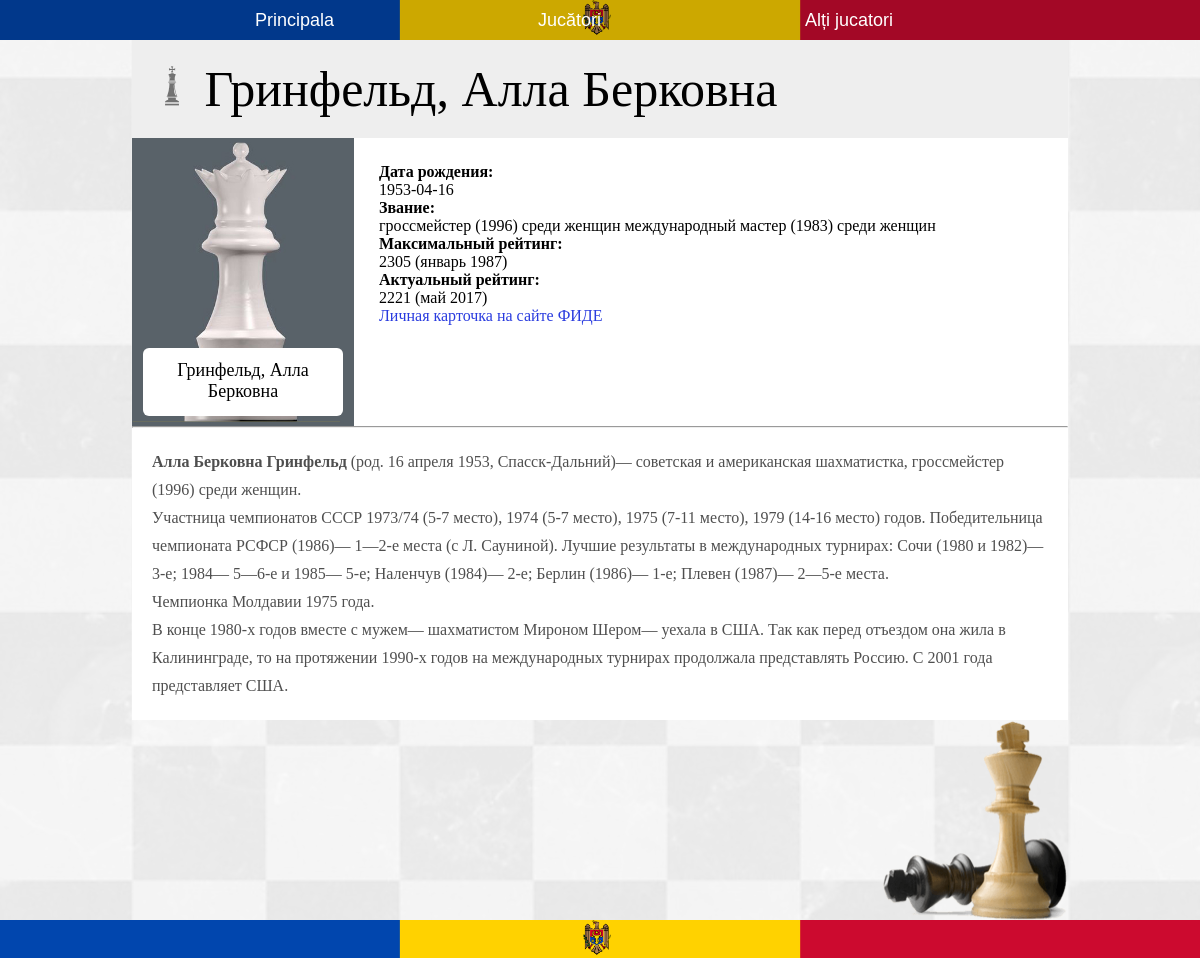
Page /player/Гринфельд, Алла Берковна on the committed database.
### myproject/models.py (models this page shows, shortened)
class Sahisti(db.Model):
    __tablename__ = 'sahisti'
    name = db.Column(db.String, unique=True, nullable=False)
    sex = db.Column(db.String)
    dob = db.Column(db.String)
    place_dob = db.Column(db.String)
    title = db.Column(db.String)
    max_rating = db.Column(db.String)
    actual_rating = db.Column(db.String)
    fide_link = db.Column(db.String)
    id = db.Column(db.Integer, primary_key=True)
    have_img = db.Column(db.Boolean)

class ContentSahisti(db.Model):
    __tablename__ = 'content_sah'
    name = db.Column(db.String, unique=True, nullable=False)
    main = db.Column(db.String)
    biography = db.Column(db.String)
    family = db.Column(db.String)
    sport_carrier = db.Column(db.String)
    personal_life = db.Column(db.String)
    id = db.Column(db.Integer, primary_key=True)

### myproject/sahisti/views.py (the view)
@sah.route('/player/<name>')
def player(name):
    sahist_content = ContentSahisti.query.filter_by(name=name).first()
    sahist = Sahisti.query.filter_by(name=name).first()
    return render_template('player.html', sahist=sahist, sahist_content=sahist_content)

### myproject/templates/player.html (shortened to what this page needs)
{% extends 'base.html' %}
{% block content %}
<div class="container-jucatori">
  <div class="second-continer-jucatori grey">
    <h1 class="section-title">
      <img class='chess-figure chess-figure-big' src="{{url_for('static', filename='img/icons/rege.png')}}" alt="">
      {{sahist.name}}
    </h1>
    <section>
      <div class="card big-card section-card">
        <div class="frame big-frame">
          {% if sahist.have_img == True %}
          <img src="{{url_for('static', filename='img/sahisti/' + sahist.name + '.jpg' )}}" alt="photo" class="photo">
          {% else %}
          {% if sahist.sex == 'Male' %}
          <img src="{{url_for('static', filename='img/sahisti/king_for_photo.jpg')}}" alt="male" class="photo">
          {% else %}
          <img src="{{url_for('static', filename='img/sahisti/queen_for_photo.jpg')}}" alt="female" class="photo">
          {% endif %}
          {% endif %}
          <a href="#" class="name">{{sahist.name}}</a>
        </div>
        <div class="details big-details">
          {% if sahist.dob %}
          <div class="date">
            <span class="bold">Дата рождения:</span><br>
              {{sahist.dob}}
          </div>
          {% endif %}
          {% if sahist.title %}
          <div class="m-title">
            <span class="bold">Звание:</span><br>
              {{sahist.title}}
          </div>
          {% endif %}
          {% if sahist.max_rating %}
          <div class="max-raiting">
            <span class="bold">Максимальный рейтинг:</span><br>
              {{sahist.max_rating}}
          </div>
          {% endif %}
          {% if sahist.actual_rating %}
          <div class="actual-raiting">
            <span class="bold">Актуальный рейтинг:</span><br>
              {{sahist.actual_rating}}
          </div>
          {% endif %}
          {% if sahist.fide_link %}
          <a href="{{sahist.fide_link}}" class="fide_link">Личная карточка на сайте ФИДЕ</a>
          {% endif %}
        </div>
      </div>
    </section>
    <section>
      <hr>
      <div class="section-content">
        {{sahist_content.main | safe }}
      </div>
    </section>
  </div>
  <div class="corner-img">
    <img src="{{url_for('static', filename='img/corner-img.png')}}" alt="chess">
  </div>
</div>
{% endblock %}

### myproject/static/main.css (style rules this page uses)
* { padding: 0; margin: 0; box-sizing: border-box; }
img { display: block; }
body { width: 100%; }
.board { position: relative; z-index: 1; }
.board:after { content: ""; position: absolute; top: 0; left: 0; width: 100%; min-height: 100vh; height: 100%; opacity: .1; z-index: -1; background: url('img/board.jpg') center center; background-size: cover; }
.container-jucatori { position: relative; min-height: calc(100vh - 70px); width: 78%; margin: 0 auto; padding-bottom: 200px; }
.second-continer-jucatori { display: flex; justify-content: space-between; flex-wrap: wrap; }
h1 { font-family: Tenor Sans; font-size: 40px; font-style: normal; font-weight: 400; padding: 20px; }
.card { background: #fff; overflow: hidden; filter: drop-shadow(5px 5px 3px rgba(0, 0, 0, 0.3)); margin-bottom: 20px; }
.frame { position: relative; width: 18.5vw; height: 24vw; overflow: hidden; }
.frame img { position: absolute; width: 100%; height: 100%; object-fit: cover; }
.details { display: none; }
.name { position: absolute; bottom: 10px; border-radius: 6px; background-color: #fff; width: 90%; margin: 0 5%; padding: 12px 8px 14px; text-decoration: none; color: #000; font-family: Tenor Sans; font-size: 18px; text-align: center; }
.big-card { width: 100%; display: flex; }
.big-details { display: block; padding: 25px; }
.big-frame { overflow: hidden; }
.bold { font-weight: 700; }
.fide_link { color: #2a3cdf; text-decoration: none; }
.corner-img { position: absolute; bottom: 0; right: 0; }
.corner-img img { max-height: 200px; }
section { width: 100%; }
.section-title { font-family: Tenor Sans; font-style: normal; font-weight: 400; }
h1.section-title { font-size: 50px; }
.chess-figure { display: inline-block; width: 30px; height: 30px; margin: 3px 0px 0; }
.chess-figure-big { width: 40px; height: 40px; }
.grey { background-color: #EEE; }
.section-card { width: 100%; margin: 0; font-size: 16px; filter: drop-shadow(0px 0px 0px rgba(0, 0, 0, 0)); }
.section-content { background-color: #fff; color: #4F4F4F; font-family: Tenor Sans; font-size: 16px; font-style: normal; font-weight: 400; line-height: 28px; letter-spacing: 0em; text-align: left; padding: 20px; }
hr { color: #000; }

### rows in the picture
Sahisti: name "Гринфельд, Алла Берковна", dob "1953-04-16", title "гроссмейстер (1996) среди женщин международный мастер (1983) среди женщин", max_rating "2305 (январь 1987)", actual_rating "2221 (май 2017)"
ContentSahisti: main "Алла Берковна Гринфельд (род. 16 апреля 1953, Спасск-Дальний)— советская и американская шахматистка, гроссмейстер (1996) среди женщин. Участница чемпионатов СССР 1973/74 (5-7 место), 1974 (5-7 место), 1975 (7-11 место), 1979 (14-16 место) годов. Победительница чемпионата РСФСР (1986)— 1—2-е места (с Л. Сауниной). Лучшие результаты в международных турнирах: Сочи (1980 и 1982)— 3-е; 1984— 5—6-е и 1985— 5-е; Наленчув (1984)— 2-е; Берлин (1986)— 1-е; Плевен (1987)— 2—5-е места. Чемпионка Молдавии 1975 года. В конце 1980-х годов вместе с мужем— шахматистом Мироном Шером— уехала в США. Так как перед отъездом она жила в Калининграде, то на протяжении 1990-х годов на международных турнирах…"
